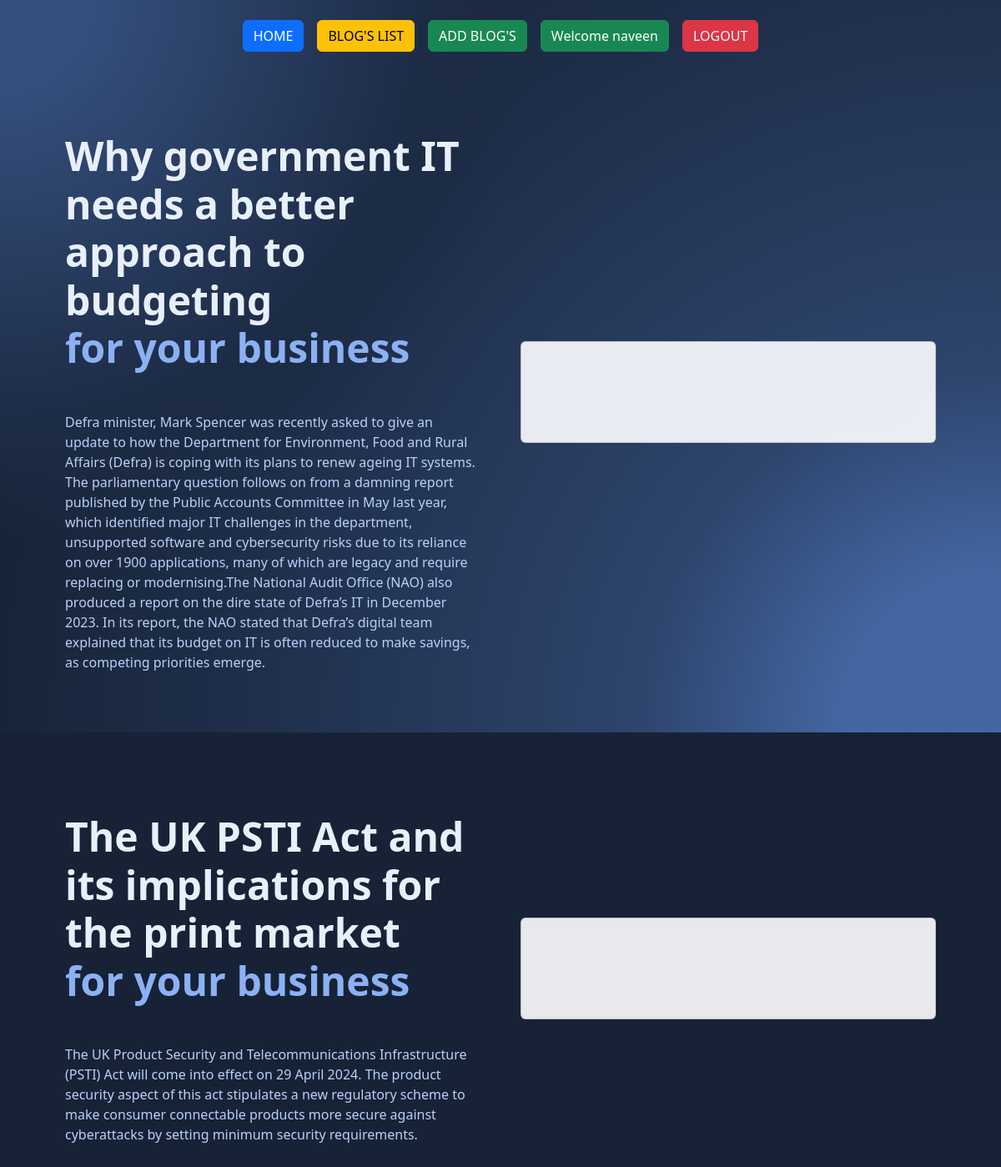
Screenshot of /blogs.php (signed in) with the database file from the repository.
### tables this page shows
CREATE TABLE `blog` (
  `id` int(11) NOT NULL,
  `title` varchar(255) NOT NULL,
  `description` text NOT NULL,
  `image` varchar(255) NOT NULL
);

### blogs.php (the view, shortened to what this page needs)
<?php
include('head.php');
?>
<section class="background-radial-gradient overflow-hidden">
<div class="container mt-4">
<ul class="nav justify-content-center">
<a class="btn btn-primary mx-2" href="blogs.php">HOME</a>
  <a class="btn btn-warning mx-2" href="blogslist.php">BLOG'S LIST</a>
  <a class="btn btn-success mx-2" href="add_blogs.php">ADD BLOG'S</a>
  <a class="btn btn-success mx-2">Welcome <?php echo $_SESSION['name']; ?></a>
  <a class="btn btn-danger mx-2" href="logout.php">LOGOUT</a>
</ul>
</div>
  <?php
  $sql = "SELECT * FROM blog";
  $result = mysqli_query($con,$sql) or die("Query Failed");
  if(mysqli_num_rows($result)>0){
    while($row =mysqli_fetch_assoc($result)){
  ?>
  <div class="container px-4  px-md-5 text-center text-lg-start my-5">
    <div class="row gx-lg-5 align-items-center mb-5">
      <div class="col-lg-6 mb-5 mb-lg-0" style="z-index: 10">
        <h1 class="my-5 display-5 fw-bold ls-tight" style="color: hsl(218, 81%, 95%)">
          <?php echo $row['title']; ?> <br />
          <span style="color: hsl(218, 81%, 75%)">for your business</span>
        </h1>
        <p class="mb-4 opacity-70" style="color: hsl(218, 81%, 85%)">
        <?php echo $row['description']; ?>
        </p>
      </div>
      <div class="col-lg-6 mb-5 mb-lg-0 position-relative">
        <div class="card bg-glass">
          <div class="card-body px-4 py-5 px-md-5">
          </div>
        </div>
      </div>
    </div>
  </div>
</section>
<?php } }?>

### blogs.php (style rules this page uses)
body { background-color: hsl(218, 41%, 15%); }
.background-radial-gradient { height:100%; background-color: hsl(218, 41%, 15%); background-image: radial-gradient(650px circle at 0% 0%, hsl(218, 41%, 35%) 15%, hsl(218, 41%, 30%) 35%, hsl(218, 41%, 20%) 75%, hsl(218, 41%, 19%) 80%, transparent 100%), radial-gradient(1250px circle at 100% 100%, hsl(218, 41%, 45%) 15%, hsl(218, 41%, 30%) 35%, hsl(218, 41%, 20%) 75%, hsl(218, 41%, 19%) 80%, transparent 100%); }
.bg-glass { background-color: hsla(0, 0%, 100%, 0.9) !important; backdrop-filter: saturate(200%) blur(25px); }

### rows the page displays
blog: title "Why government IT needs a better approach to budgeting", description "Defra minister, Mark Spencer was recently asked to give an update to how the Department for Environment, Food and Rural Affairs (Defra) is coping with its plans to renew ageing IT systems. The parliamentary question follows on from a damning report published by the Public Accounts Committee in May last year, which identified major IT challenges in the department, unsupported software and cybersecurity risks due to its reliance on over 1900 applications, many of which are legacy and require replacing or modernising.The National Audit Office (NAO) also produced a report on the dire state of Defra’s IT in December 2023. In its report, the NAO stated that Defra’s digital team explained that its…"
blog: title "The UK PSTI Act and its implications for the print market", description "The UK Product Security and Telecommunications Infrastructure (PSTI) Act will come into effect on 29 April 2024. The product security aspect of this act stipulates a new regulatory scheme to make consumer connectable products more secure against cyberattacks by setting minimum security requirements."

### other values shown
$_SESSION['name'] "naveen"
